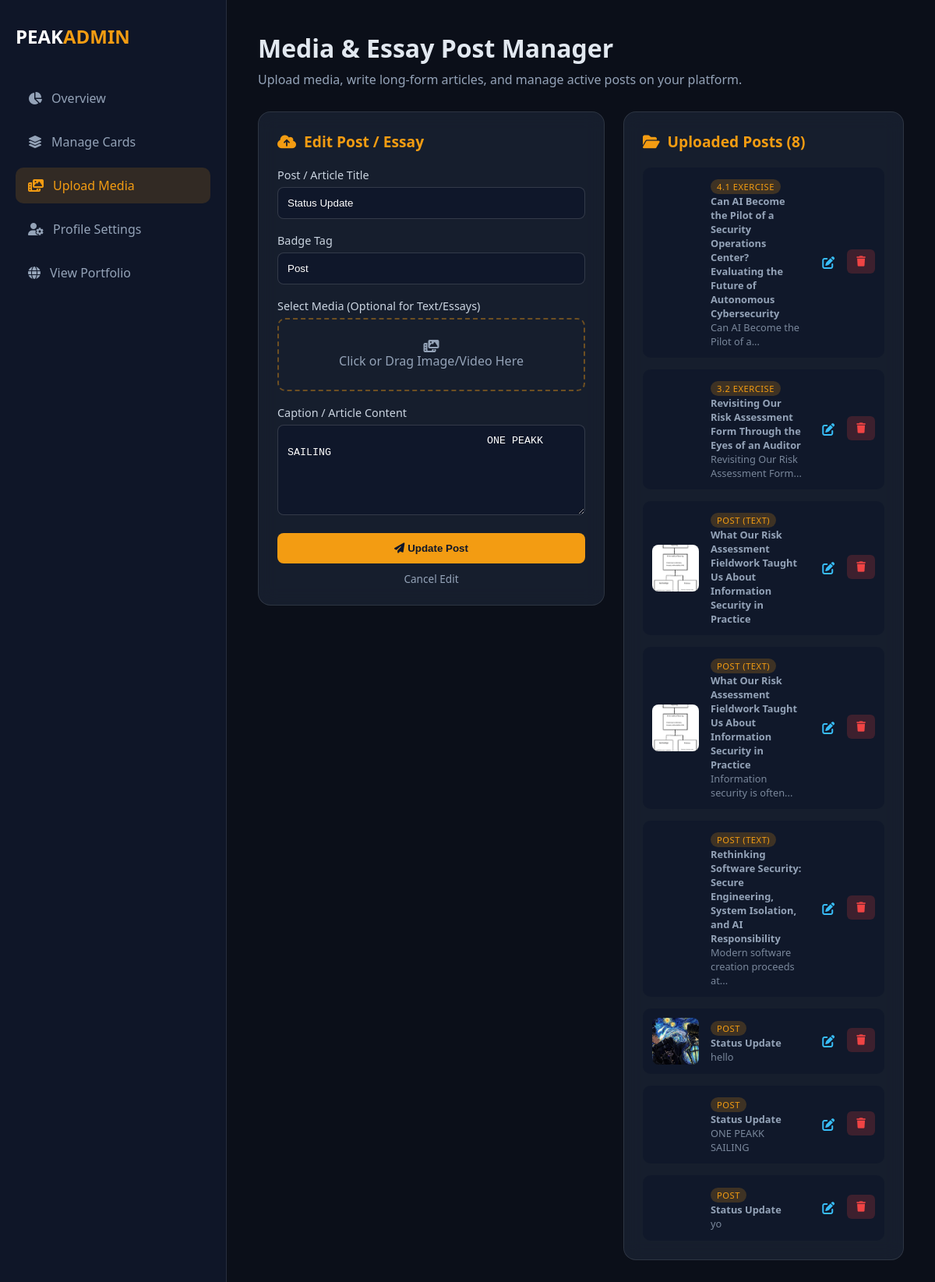
The app's page /dashboard/post?edit_id=2 (signed in) with its own data.
### app.py (models this page shows)
class MediaUpload(db.Model):
    id = db.Column(db.Integer, primary_key=True)
    title = db.Column(db.String(100), nullable=True)
    caption = db.Column(db.Text, nullable=True)
    badge = db.Column(db.String(50), default="Featured")
    filename = db.Column(db.String(255), nullable=True)
    media_type = db.Column(db.String(10), nullable=True)
    created_at = db.Column(db.DateTime, default=datetime.utcnow)

### app.py (the view)
@app.route('/dashboard/post')
@login_required
def dashboard_post():
    edit_id = request.args.get('edit_id', type=int)
    edit_post = MediaUpload.query.get(edit_id) if edit_id else None
    uploads = MediaUpload.query.order_by(MediaUpload.id.desc()).all()
    return render_template('dashboard_post.html', uploads=uploads, edit_post=edit_post)

### app.py (called while the page is built)
@login_manager.user_loader
def load_user(user_id):
    return db.session.get(User, int(user_id))

### templates/dashboard_post.html (shortened to what this page needs)
<!DOCTYPE html>
<html lang="en">
<head>
    <link rel="stylesheet" href="https://cdnjs.cloudflare.com/ajax/libs/font-awesome/6.4.0/css/all.min.css">
    <link rel="stylesheet" href="{{ url_for('static', filename='css/dashboard.css') }}">
</head>
<body class="dashboard-body">
    <div class="dashboard-container">
        <aside class="dashboard-sidebar">
            <div class="brand">
                <h2>PEAK<span>ADMIN</span></h2>
            </div>
            <nav class="dash-nav">
                <a href="{{ url_for('dashboard') }}">
                    <i class="fa-solid fa-chart-pie"></i> Overview
                </a>
                <a href="{{ url_for('dashboard_cards') }}">
                    <i class="fa-solid fa-layer-group"></i> Manage Cards
                </a>
                <a href="{{ url_for('dashboard_post') }}" class="active">
                    <i class="fa-solid fa-photo-film"></i> Upload Media
                </a>
                <a href="{{ url_for('dashboard_profile_page') }}">
                    <i class="fa-solid fa-user-gear"></i> Profile Settings
                </a>
                <a href="{{ url_for('home') }}">
                    <i class="fa-solid fa-globe"></i> View Portfolio
                </a>
            </nav>
        </aside>
        <main class="dashboard-content">
            <header class="dash-header">
                <h1>Media & Essay Post Manager</h1>
                <p>Upload media, write long-form articles, and manage active posts on your platform.</p>
            </header>
            <div class="dash-grid">
                <div class="dash-card">
                    <h3>
                        <i class="fa-solid fa-cloud-arrow-up"></i>
                        {% if edit_post %}Edit Post / Essay{% else %}New Media or Essay Post{% endif %}
                    </h3>
                    <form action="{% if edit_post %}{{ url_for('update_media', upload_id=edit_post.id) }}{% else %}{{ url_for('upload_media') }}{% endif %}"
                          method="POST"
                          enctype="multipart/form-data"
                          class="dash-form">
                        <div class="form-group">
                            <label for="title">Post / Article Title</label>
                            <input type="text" id="title" name="title" class="form-control"
                                   placeholder="e.g. Rethinking Software Security..."
                                   value="{{ edit_post.title if edit_post else '' }}">
                        </div>
                        <div class="form-group">
                            <label for="badge">Badge Tag</label>
                            <input type="text" id="badge" name="badge" class="form-control"
                                   placeholder="e.g. POST (TEXT), Article, Essay"
                                   value="{{ edit_post.badge if edit_post else 'POST (TEXT)' }}">
                        </div>
                        <div class="form-group">
                            <label>Select Media (Optional for Text/Essays)</label>
                            <div class="file-upload-wrapper">
                                <div class="file-dummy">
                                    <i class="fa-solid fa-photo-film"></i>
                                    <span id="file-label">Click or Drag Image/Video Here</span>
                                </div>
                            </div>
                        </div>
                        <div class="form-group">
                            <label for="caption_editor">Caption / Article Content</label>
                            <textarea id="caption_editor" name="caption" rows="6">
                                {{ edit_post.caption if edit_post else '' }}
                            </textarea>
                        </div>
                        <div class="form-actions" style="margin-top: 15px;">
                            <button type="submit" class="btn-submit">
                                <i class="fa-solid fa-paper-plane"></i>
                                {% if edit_post %}Update Post{% else %}Post Media{% endif %}
                            </button>
                            {% if edit_post %}
                                <a href="{{ url_for('dashboard_post') }}"
                                   style="display: block; text-align: center; color: #94a3b8; margin-top: 10px; text-decoration: none; font-size: 0.85rem;">
                                    Cancel Edit
                                </a>
                            {% endif %}
                        </div>
                    </form>
                </div>
                <div class="dash-card">
                    <h3><i class="fa-solid fa-folder-open"></i> Uploaded Posts ({{ uploads|length if uploads else 0 }})</h3>
                    <div class="card-list">
                        {% if uploads %}
                            {% for item in uploads %}
                            <div class="card-item">
                                <div class="thumb-box">
                                    {% if item.filename %}
                                        {% if item.media_type == 'image' %}
                                            <img src="{{ url_for('static', filename='uploads/' + item.filename) }}" alt="Media">
                                        {% else %}
                                            <video src="{{ url_for('static', filename='uploads/' + item.filename) }}" muted></video>
                                        {% endif %}
                                    {% else %}
                                        <div style="display: flex; align-items: center; justify-content: center; height: 100%; background: #1e293b; color: #f59e0b;">
                                            <i class="fa-solid fa-file-lines" style="font-size: 1.5rem;"></i>
                                        </div>
                                    {% endif %}
                                </div>
                                <div class="card-info">
                                    <span class="badge">{{ item.badge or item.media_type|upper or 'POST' }}</span>
                                    <p><strong>{{ item.title or 'Untitled Post' }}</strong></p>
                                    <p style="font-size: 0.8rem; opacity: 0.8;">{{ item.caption|striptags|truncate(40) }}</p>
                                </div>
                                <div class="card-actions" style="display: flex; gap: 6px;">
                                    <a href="{{ url_for('dashboard_post', edit_id=item.id) }}" class="btn-edit" title="Edit Post" style="padding: 6px 10px; color: #38bdf8;">
                                        <i class="fa-solid fa-pen-to-square"></i>
                                    </a>
                                    <form action="{{ url_for('delete_media', upload_id=item.id) }}" method="POST" onsubmit="return confirm('Delete this media file?');" style="margin: 0;">
                                        <button type="submit" class="btn-delete" title="Delete Media">
                                            <i class="fa-solid fa-trash"></i>
                                        </button>
                                    </form>
                                </div>
                            </div>
                            {% endfor %}
                        {% else %}
                            <p class="empty-msg">No media uploads found. Use the form to post videos, images, or articles!</p>
                        {% endif %}
                    </div>
                </div>
            </div>
        </main>
    </div>
</body>
</html>

### static/css/dashboard.css (style rules this page uses)
body.dashboard-body { background-color: #0b0f19; color: #e2e8f0; font-family: 'Segoe UI', Tahoma, Geneva, Verdana, sans-serif; margin: 0; padding: 0; }
.dashboard-container { display: flex; min-height: 100vh; }
.dashboard-sidebar { width: 250px; background: rgba(15, 23, 42, 0.95); border-right: 1px solid rgba(255, 255, 255, 0.1); padding: 30px 20px; display: flex; flex-direction: column; }
.dashboard-sidebar .brand h2 { color: #ffffff; font-size: 1.5rem; margin: 0 0 40px 0; }
.dashboard-sidebar .brand span { color: #f39c12; }
.dash-nav a { display: flex; align-items: center; gap: 12px; color: #94a3b8; text-decoration: none; padding: 12px 16px; border-radius: 10px; margin-bottom: 10px; transition: all 0.2s ease; }
.dash-nav a:hover, .dash-nav a.active { background: rgba(243, 156, 18, 0.15); color: #f39c12; }
.dashboard-content { flex: 1; padding: 40px; overflow-y: auto; }
.dash-header { margin-bottom: 30px; }
.dash-header h1 { font-size: 2rem; margin: 0 0 8px 0; }
.dash-header p { color: #94a3b8; margin: 0; }
.dash-grid { display: grid; grid-template-columns: 1fr 1fr; gap: 30px; }
.dash-card { background: rgba(30, 41, 59, 0.6); backdrop-filter: blur(12px); border: 1px solid rgba(255, 255, 255, 0.1); border-radius: 16px; padding: 24px; }
.dash-card h3 { margin: 0 0 20px 0; font-size: 1.2rem; color: #f39c12; display: flex; align-items: center; gap: 10px; }
.dash-form .form-group { margin-bottom: 18px; }
.dash-form label { display: block; margin-bottom: 6px; font-size: 0.9rem; color: #cbd5e1; }
.dash-form input[type="text"], .dash-form textarea { width: 100%; padding: 12px; background: rgba(15, 23, 42, 0.8); border: 1px solid rgba(255, 255, 255, 0.15); border-radius: 8px; color: #ffffff; box-sizing: border-box; }
.file-upload-wrapper { position: relative; height: 90px; border: 2px dashed rgba(243, 156, 18, 0.4); border-radius: 10px; overflow: hidden; }
.file-dummy { display: flex; flex-direction: column; align-items: center; justify-content: center; height: 100%; color: #94a3b8; }
.btn-submit { width: 100%; padding: 12px; background: #f39c12; border: none; border-radius: 8px; color: #0f172a; font-weight: bold; cursor: pointer; transition: background 0.2s; }
.card-list { display: flex; flex-direction: column; gap: 15px; }
.card-item { display: flex; align-items: center; background: rgba(15, 23, 42, 0.7); padding: 12px; border-radius: 10px; gap: 15px; }
.thumb-box { width: 60px; height: 60px; border-radius: 8px; overflow: hidden; flex-shrink: 0; }
.thumb-box img { width: 100%; height: 100%; object-fit: cover; }
.card-info { flex: 1; }
.card-info .badge { font-size: 0.7rem; background: rgba(243, 156, 18, 0.2); color: #f39c12; padding: 2px 8px; border-radius: 12px; }
.card-info p { margin: 0; font-size: 0.8rem; color: #94a3b8; }
.btn-delete { background: rgba(239, 68, 68, 0.2); color: #ef4444; border: none; padding: 8px 12px; border-radius: 6px; cursor: pointer; transition: background 0.2s; }
.thumb-box video { width: 100%; height: 100%; object-fit: cover; border-radius: 8px; }
.card-info .badge { text-transform: uppercase; letter-spacing: 0.5px; }

### templates/dashboard_post.html (style rules this page uses)
.dashboard-content { overflow-x: hidden; width: 100%; box-sizing: border-box; }
.dash-grid { display: grid !important; grid-template-columns: minmax(0, 1fr) 360px !important; gap: 24px !important; align-items: start !important; width: 100% !important; }
.dash-card { min-width: 0 !important; position: relative !important; z-index: 1 !important; }

### records on screen
MediaUpload: title "Status Update", badge "Post", caption "ONE PEAKK SAILING", badge "POST"
MediaUpload: badge "4.1 EXERCISE", title "Can AI Become the Pilot of a Security Operations Center? Evaluating the Future of Autonomous Cybersecurity", caption "Can AI Become the Pilot of a..."
MediaUpload: badge "3.2 EXERCISE", title "Revisiting Our Risk Assessment Form Through the Eyes of an Auditor", caption "Revisiting Our Risk Assessment Form..."
MediaUpload: filename (picture), badge "POST (TEXT)", title "What Our Risk Assessment Fieldwork Taught Us About Information Security in Practice"
MediaUpload: filename (picture), badge "POST (TEXT)", title "What Our Risk Assessment Fieldwork Taught Us About Information Security in Practice", caption "Information security is often..."
MediaUpload: badge "POST (TEXT)", title "Rethinking Software Security: Secure Engineering, System Isolation, and AI Responsibility", caption "Modern software creation proceeds at..."
MediaUpload: filename (picture), badge "POST", title "Status Update", caption "hello"
MediaUpload: badge "POST", title "Status Update", caption "yo"

### other values on screen
{{ uploads|length if uploads else 0 }} "8"
